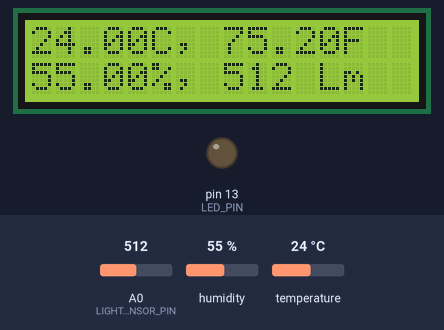
Simulated run of this sketch. Board: Arduino Uno, built with avr-gcc and run on an emulated ATmega328P. On the bench: 16×2 character LCD, output pins drawn as LEDs (lit = HIGH). The inputs (shaded band) are chosen by the test bench; at power-on: A0 (LIGHT_SENSOR_PIN) = 512, humidity 55 %, temperature 24 °C. What the sketch prints to the serial monitor is not drawn.

Above: at 2.7 s.
2.8 s: A0 (LIGHT_SENSOR_PIN) set to 309
At 4.4 s:
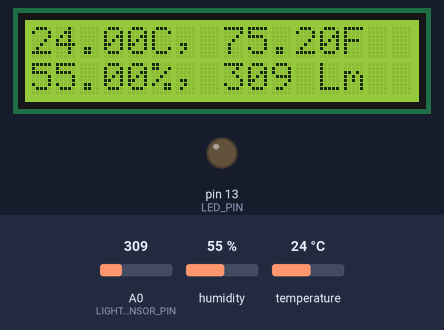
5.8 s: A0 (LIGHT_SENSOR_PIN) set to 283
At 6.7 s:
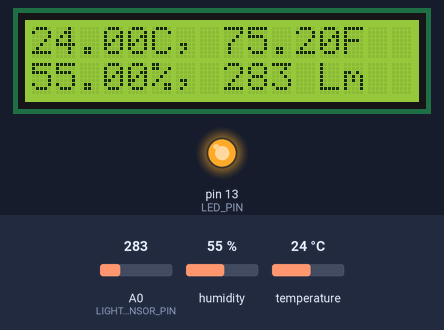
8.8 s: A0 (LIGHT_SENSOR_PIN) set to 107
At 11.3 s:
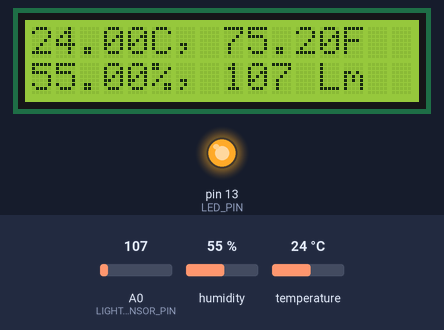
11.8 s: A0 (LIGHT_SENSOR_PIN) set to 94
At 13.5 s:
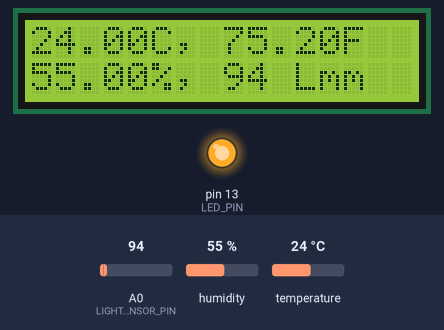
14.8 s: A0 (LIGHT_SENSOR_PIN) set to 11
At 16.8 s:
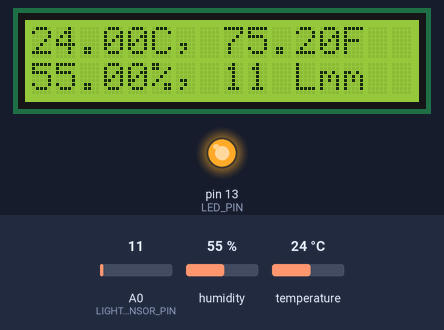
17.9 s: A0 (LIGHT_SENSOR_PIN) set to 8
At 19.0 s:
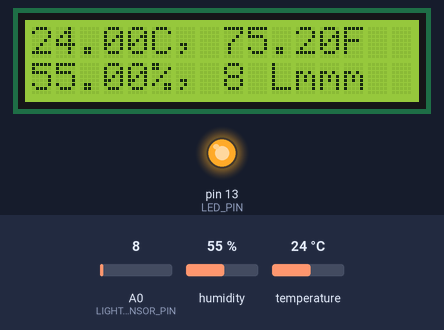
Timing chart, 0 to 20.9 s (numbered marks = the images above; inputs shaded):
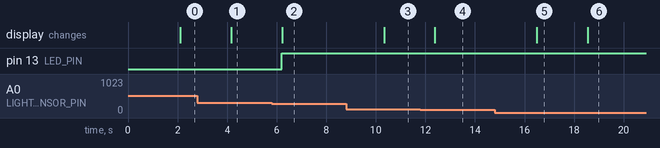

The sketch:

assign2.ino
```cpp
#include "DHT.h"
#include "LiquidCrystal_I2C.h"
#include  "Wire.h"

#define DHTPIN 7
#define DHTTYPE DHT11

const int LIGHT_SENSOR_PIN = A0;
const int LED_PIN = 13;
const int ANALOG_THRESHOLD = 300;

DHT dht(DHTPIN, DHTTYPE);
LiquidCrystal_I2C lcd(0x27,  16, 2);

int analogValue;

void setup(){
  Serial.begin(9600);
  dht.begin();
  pinMode(LED_PIN, OUTPUT);
  lcd.init();
  lcd.backlight();
}

void loop() {
  // Wait a few seconds between measurements.
  delay(2000);

  analogValue = analogRead(LIGHT_SENSOR_PIN);
  float humidity = dht.readHumidity();
  float temp = dht.readTemperature();
  float faren = dht.readTemperature(true);

  // Check if any reads failed and exit early (to try again).
  if (isnan(humidity) || isnan(temp) || isnan(faren)) {
    Serial.println(F("Failed to read from DHT sensor!"));
    return;
  }
  if(isnan(analogValue)) {
    Serial.println(F("Failed to read from Light sensor!"));
    return;
  }

  if(analogValue < ANALOG_THRESHOLD)
    digitalWrite(LED_PIN, HIGH); // turn on LED
  else
    digitalWrite(LED_PIN, LOW);  // turn off LED

  Serial.print(F("<"));
  Serial.print(humidity);
  Serial.print(",");
  Serial.print(temp);
  Serial.print(",");
  Serial.print(faren);
  Serial.print(",");
  Serial.print(analogValue);
  Serial.println(F(">"));

  lcd.setCursor(0,0);
  lcd.print(temp);
  lcd.print("C, ");
  lcd.print(faren);
  lcd.print("F");
  lcd.setCursor(0,1);
  lcd.print(humidity);
  lcd.print("%, ");
  lcd.print(analogValue);
  lcd.print(" Lm");
}
```

Measured:
- the behaviour switches between 300 and 299 on A0 (LIGHT_SENSOR_PIN) (found by bisection; images 1 and 2)
- the behaviour switches between 100 and 99 on A0 (LIGHT_SENSOR_PIN) (found by bisection; images 3 and 4)
- the behaviour switches between 10 and 9 on A0 (LIGHT_SENSOR_PIN) (found by bisection; images 5 and 6)
- after the input at 2.8 s, the display: changes after 1.4 s (image 1)
- after the input at 5.8 s, pin 13 (LED_PIN): LOW → HIGH after 0.39 s; the display: changes after 0.42 s (image 2)
- after the input at 8.8 s, the display: changes after 1.5 s (image 3)
- after the input at 11.8 s, the display: changes after 0.58 s (image 4)
- after the input at 14.8 s, the display: changes after 1.7 s (image 5)
- after the input at 17.9 s, the display: changes after 0.64 s (image 6)
